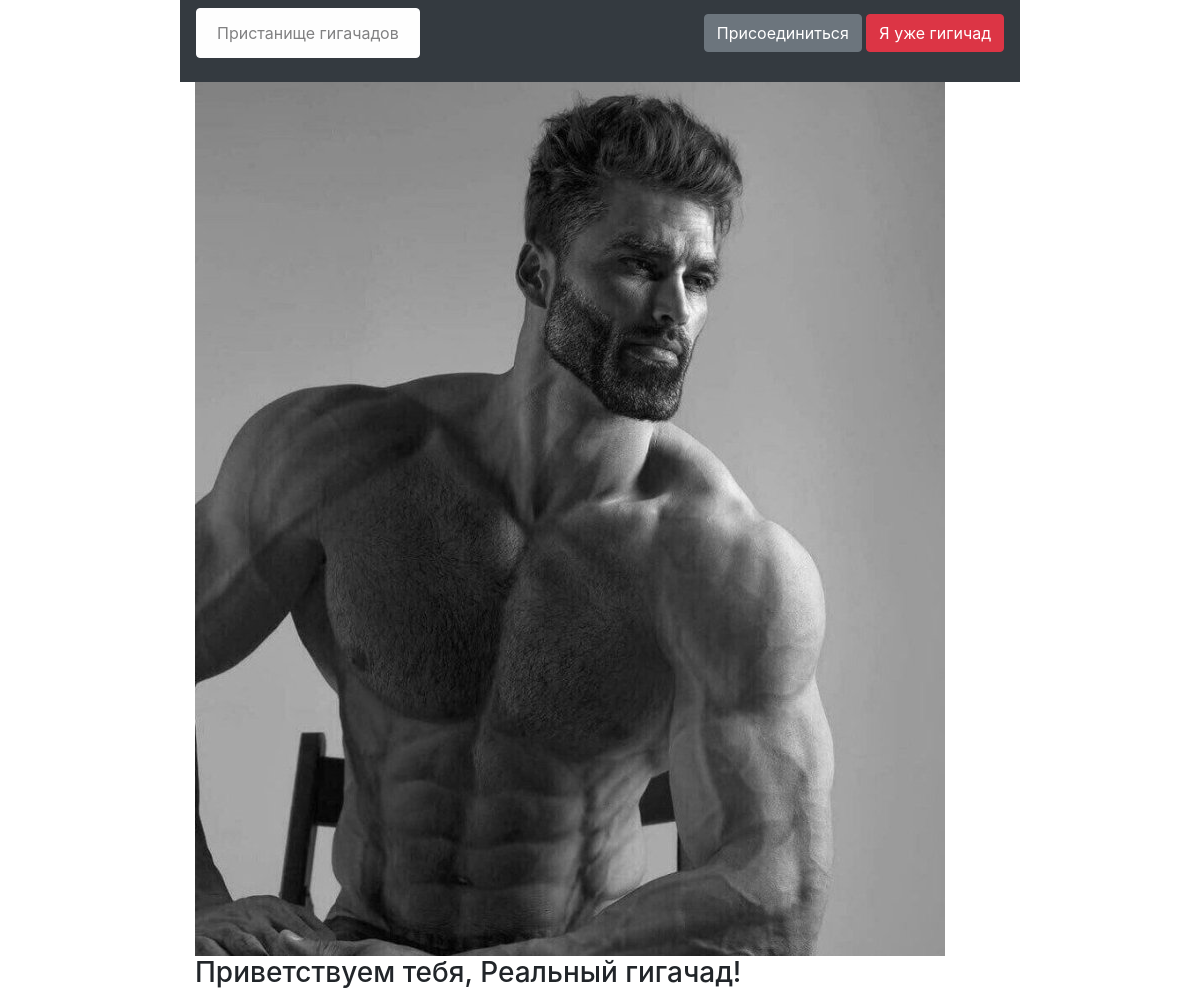
Before: / with the older database file.
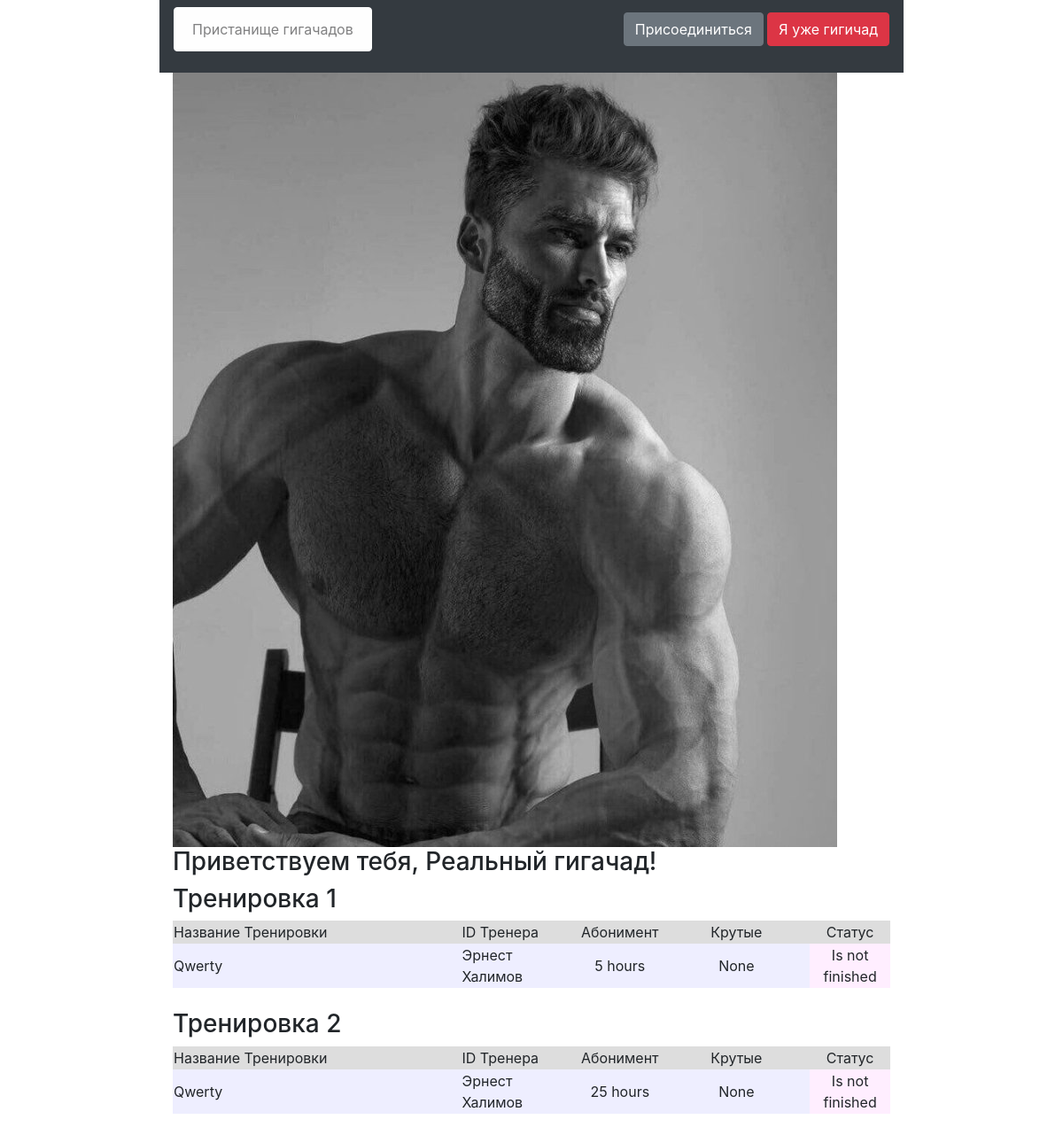
After: the same page with the newer database file.
### data/trainings.py (models this page shows, shortened)
class Trainings(SqlAlchemyBase):
    __tablename__ = 'training'
    id = sqlalchemy.Column(sqlalchemy.Integer,
                           primary_key=True,
                           autoincrement=True)
    trainer = sqlalchemy.Column(sqlalchemy.Integer,
                                    sqlalchemy.ForeignKey('users.id'))
    train = sqlalchemy.Column(sqlalchemy.String,
                            nullable=True)
    aboniment = sqlalchemy.Column(sqlalchemy.Integer,
                                  nullable=True)
    chads = sqlalchemy.Column(sqlalchemy.String,
                                      nullable=True)
    start_date = sqlalchemy.Column(sqlalchemy.DateTime,
                                   default=datetime.datetime.now)
    end_date = sqlalchemy.Column(sqlalchemy.DateTime,
                                 default=datetime.datetime.now)
    is_finished = sqlalchemy.Column(sqlalchemy.Boolean,
                                    default=True)
    user = orm.relationship('User')

### data/users.py (models this page shows, shortened)
class User(SqlAlchemyBase, UserMixin):
    __tablename__ = 'users'
    id = sqlalchemy.Column(sqlalchemy.Integer,
                           primary_key=True,
                           autoincrement=True)
    nickname = sqlalchemy.Column(sqlalchemy.String,
                                 nullable=True)
    age = sqlalchemy.Column(sqlalchemy.Integer,
                            nullable=True)
    height = sqlalchemy.Column(sqlalchemy.Integer,
                               nullable=True)
    weight = sqlalchemy.Column(sqlalchemy.Integer,
                               nullable=True)
    speciality = sqlalchemy.Column(sqlalchemy.String,
                                   nullable=True)
    email = sqlalchemy.Column(sqlalchemy.String,
                              unique=True,
                              nullable=True)
    hashed_password = sqlalchemy.Column(sqlalchemy.String,
                                        nullable=True)
    modified_date = sqlalchemy.Column(sqlalchemy.DateTime,
                                      default=datetime.datetime.now(),
                                      nullable=True)
    trainings = orm.relationship("Trainings", back_populates='user')

### main.py (the view)
@app.route('/')
def index():
    session = db_session.create_session()
    trainings = session.query(Trainings).all()
    users = session.query(User).all()
    names = {name.id: name.nickname for name in users}
    return render_template("index.html", training=trainings, names=names)

### data/db_session.py (called while the page is built)
def create_session() -> Session:
    global __factory
    return __factory()

### templates/index.html (shortened to what this page needs)
{% extends "base.html" %}
{% block content %}
<img src="static/giga_photo_base.jpg">
<h3>Приветствуем тебя, Реальный гигачад!</h3>
{% for _training in training %}
<h3>Тренировка {{ _training.id }}</h3>
<div class="table_container">
    <table class="my_table">
        <tr class="my_row">
            <td class="title" width="400px" bgcolor="#dddddd">Название Тренировки</td>
            <td class="title" width="150px" bgcolor="#dddddd">ID Тренера</td>
            <td class="title" width="100px" bgcolor="#dddddd" align="center">Абонимент</td>
            <td class="title" width="200px" bgcolor="#dddddd" align="center">Крутые</td>
            <td class="title" width="100px" bgcolor="#dddddd" align="center">Статус</td>
        </tr>
        <tr class="my_row">
            <td class="ordinary" bgcolor="#eeeeff">{{ _training.train.capitalize() }}</td>
            <td class="ordinary" bgcolor="#eeeeff">{{ names[_training.trainer] }}</td>
            <td class="ordinary" bgcolor="#eeeeff" align="center">{{ _training.aboniment }} hours</td>
            <td class="ordinary" bgcolor="#eeeeff" align="center">{{ _training.chads }}</td>
            {% if _training.is_finished %}
            <td class="ordinary" bgcolor="#eeffee" align="center">Finished</td>
            {% else %}
            <td class="ordinary" bgcolor="#ffeeff" align="center">Is not finished</td>
            {% endif %}
        </tr>
    </table>
</div>
<br>
{% endfor %}
{% endblock %}

### templates/base.html (shortened to what this page needs)
<!DOCTYPE html>
<html lang="en">
<head>
    <link rel="stylesheet" href="https://stackpath.bootstrapcdn.com/bootstrap/4.4.1/css/bootstrap.min.css">
    <link rel="stylesheet" type="text/css" href="../static/css/style.css" />
    <link rel="stylesheet" type="text/css" href="../static/css/style.css"/>
</head>
    <body>
        <header>
            <nav class="navbar navbar-light bg-dark">
                <div class="alert alert-light" role="alert">
                Пристанище гигачадов
                </div>
                {% if current_user.is_authenticated %}
                <a class="navbar-brand" href="/logout">{{ current_user.nickname }}</a>
                {% else %}
                <p>
                <a class="btn btn-secondary " href="/register">Присоединиться</a>
                <a class="btn btn-danger" href="/login">Я уже гигичад</a>
                </p>
                {% endif %}
            </nav>
        </header>
        <main role="main" class="container">
            {% block content %}{% endblock %}
    </body>
</html>

### static/css/style.css (style rules this page uses)
body { margin-left: 15%; margin-right: 15%; width: 70%; }

Changed rows visible on the page:
added Trainings: id "1", train "Qwerty", trainer.nickname "Эрнест Халимов", aboniment "5", chads "None", is_finished "Is not finished"
added Trainings: id "2", train "Qwerty", trainer.nickname "Эрнест Халимов", aboniment "25", chads "None", is_finished "Is not finished"
